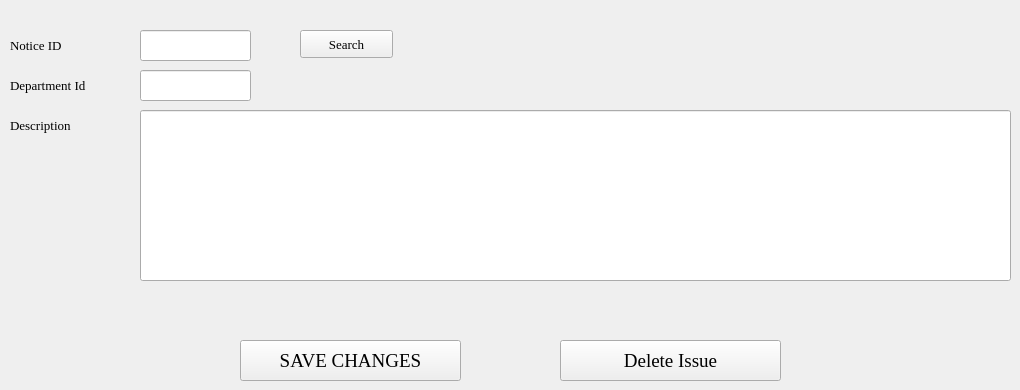
      <widget class="QWidget" name="tab_12">
       <attribute name="title">
        <string>Search/Edit</string>
       </attribute>
       <widget class="QLineEdit" name="lineEdit_71">
        <property name="geometry">
         <rect>
          <x>140</x>
          <y>70</y>
          <width>111</width>
          <height>31</height>
         </rect>
        </property>
        <property name="font">
         <font>
          <family>Georgia</family>
          <pointsize>10</pointsize>
         </font>
        </property>
        <property name="text">
         <string/>
        </property>
       </widget>
       <widget class="QLineEdit" name="lineEdit_41">
        <property name="geometry">
         <rect>
          <x>140</x>
          <y>30</y>
          <width>111</width>
          <height>31</height>
         </rect>
        </property>
        <property name="font">
         <font>
          <family>Georgia</family>
          <pointsize>10</pointsize>
         </font>
        </property>
        <property name="text">
         <string/>
        </property>
       </widget>
       <widget class="QPushButton" name="pushButton_7">
        <property name="geometry">
         <rect>
          <x>300</x>
          <y>30</y>
          <width>93</width>
          <height>28</height>
         </rect>
        </property>
        <property name="font">
         <font>
          <family>Georgia</family>
          <pointsize>10</pointsize>
         </font>
        </property>
        <property name="text">
         <string>Search</string>
        </property>
       </widget>
       <widget class="QLabel" name="label_76">
        <property name="geometry">
         <rect>
          <x>10</x>
          <y>110</y>
          <width>91</width>
          <height>31</height>
         </rect>
        </property>
        <property name="font">
         <font>
          <family>Georgia</family>
          <pointsize>10</pointsize>
         </font>
        </property>
        <property name="text">
         <string>Description</string>
        </property>
       </widget>
       <widget class="QLabel" name="label_43">
        <property name="geometry">
         <rect>
          <x>10</x>
          <y>30</y>
          <width>91</width>
          <height>31</height>
         </rect>
        </property>
        <property name="font">
         <font>
          <family>Georgia</family>
          <pointsize>10</pointsize>
         </font>
        </property>
        <property name="text">
         <string>Notice ID</string>
        </property>
       </widget>
       <widget class="QPushButton" name="pushButton_9">
        <property name="geometry">
         <rect>
          <x>240</x>
          <y>340</y>
          <width>221</width>
          <height>41</height>
         </rect>
        </property>
        <property name="font">
         <font>
          <family>Georgia</family>
          <pointsize>14</pointsize>
         </font>
        </property>
        <property name="text">
         <string>SAVE CHANGES</string>
        </property>
       </widget>
       <widget class="QLabel" name="label_77">
        <property name="geometry">
         <rect>
          <x>10</x>
          <y>70</y>
          <width>121</width>
          <height>31</height>
         </rect>
        </property>
        <property name="font">
         <font>
          <family>Georgia</family>
          <pointsize>10</pointsize>
         </font>
        </property>
        <property name="text">
         <string>Department Id</string>
        </property>
       </widget>
       <widget class="QLineEdit" name="lineEdit_72">
        <property name="geometry">
         <rect>
          <x>140</x>
          <y>110</y>
          <width>871</width>
          <height>171</height>
         </rect>
        </property>
        <property name="font">
         <font>
          <family>Georgia</family>
          <pointsize>10</pointsize>
         </font>
        </property>
        <property name="text">
         <string/>
        </property>
       </widget>
       <widget class="QPushButton" name="pushButton_10">
        <property name="geometry">
         <rect>
          <x>560</x>
          <y>340</y>
          <width>221</width>
          <height>41</height>
         </rect>
        </property>
        <property name="font">
         <font>
          <family>Georgia</family>
          <pointsize>14</pointsize>
         </font>
        </property>
        <property name="text">
         <string>Delete Issue</string>
        </property>
       </widget>
      </widget>
